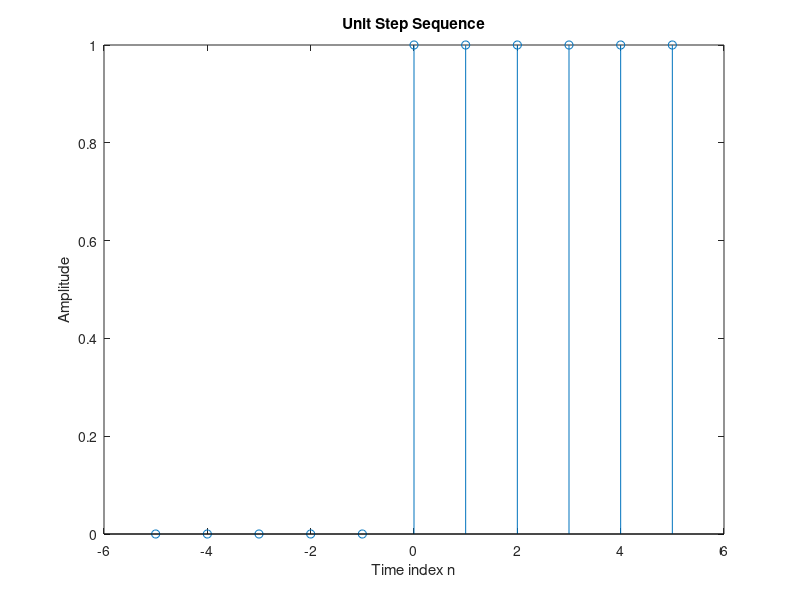

The MATLAB script that drew this image:
clear;clc;
%UNIT STEP SEQUENCE
n= -5:5;
%Generate the unit step sequence
S=[zeros(1,5) 1 ones(1,5)];
%Plot the unit step sequence
stem(n,S);
title ('Unit Step Sequence');
xlabel('Time index n');
ylabel('Amplitude');